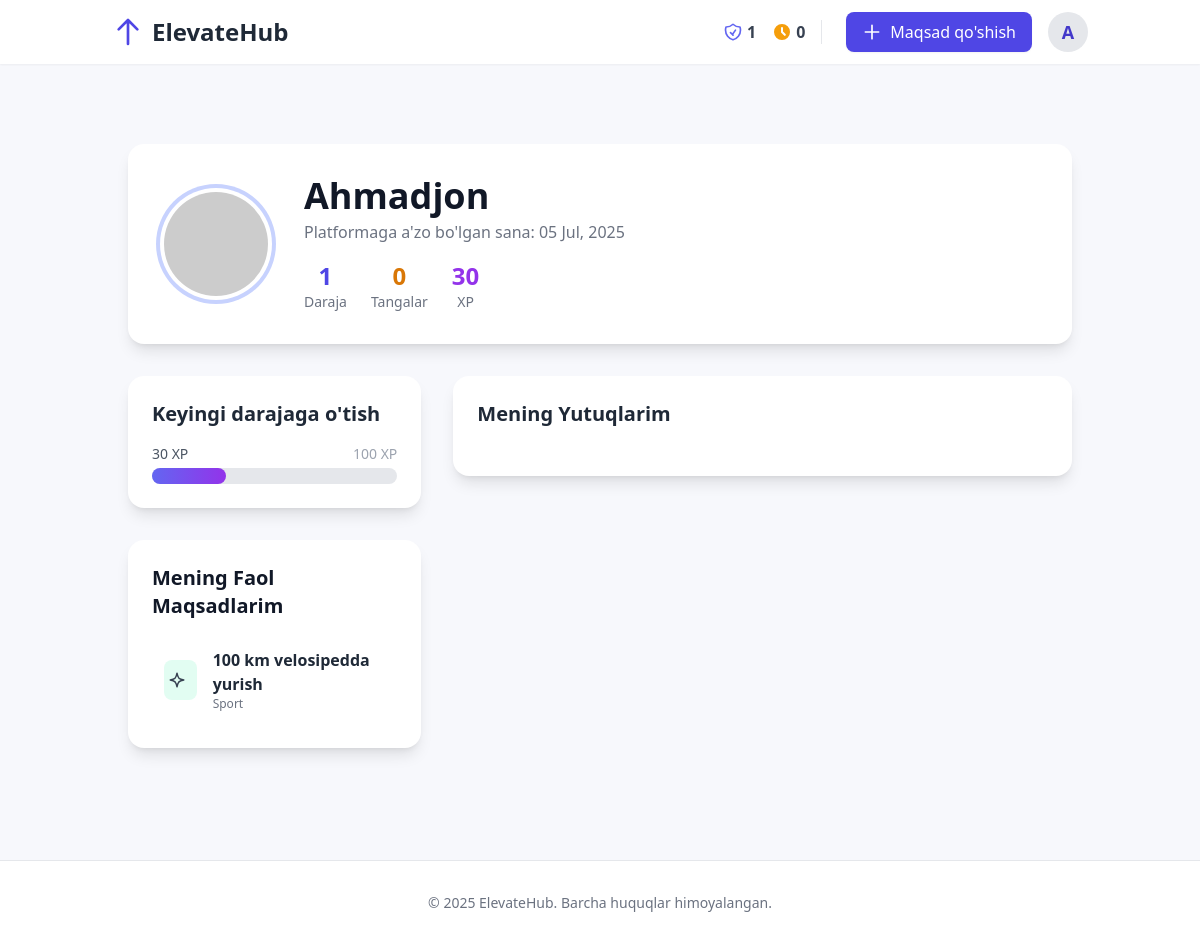
Screenshot of /profile/ (signed in) with the database file from the repository.
### users/models.py (models this page shows, shortened)
class CustomUser(AbstractUser):
    email = models.EmailField(unique=True, blank=False, null=False)
    class Meta:
        verbose_name = "User"
        verbose_name_plural = "Users"

class Profile(models.Model):
    user = models.OneToOneField(settings.AUTH_USER_MODEL, on_delete=models.CASCADE, related_name='profile')
    xp = models.IntegerField(default=0, verbose_name="Tajriba ballari (XP)")
    level = models.IntegerField(default=1, verbose_name="Daraja")
    coins = models.IntegerField(default=0, verbose_name="Tangalar")
    def level_up_xp_threshold(self):
        return self.level * 100

class Goal(models.Model):
    VISIBILITY_CHOICES = [("public", "Ommaviy"), ("private", "Shaxsiy")]
    DURATION_CHOICES = [(7, "7 kun"), (14, "14 kun"), (21, "21 kun"), (28, "28 kun")]
    title = models.CharField(max_length=200, verbose_name="Maqsad Nomi")
    description = models.TextField(verbose_name="Izoh")
    category = models.ForeignKey(
        GoalCategory,
        on_delete=models.SET_NULL,
        null=True,
        related_name="goals",
        verbose_name="Yo'nalishi",
    )
    sub_category = models.ForeignKey(
        SubCategory,
        on_delete=models.SET_NULL,
        null=True,
        blank=True,
        verbose_name="Ichki Yo'nalish",
    )
    duration = models.IntegerField(choices=DURATION_CHOICES, verbose_name="Davomiyligi")
    visibility = models.CharField(
        max_length=10,
        choices=VISIBILITY_CHOICES,
        default="public",
        verbose_name="Ko'rinishi",
    )
    phone_number = models.CharField(
        max_length=20, blank=True, verbose_name="Telefon Raqam"
    )
    telegram_username = models.CharField(
        max_length=100, blank=True, verbose_name="Telegram User"
    )
    created_by = models.ForeignKey(
        settings.AUTH_USER_MODEL, on_delete=models.CASCADE, related_name="created_goals"
    )
    created_at = models.DateTimeField(auto_now_add=True)
    subscribers = models.ManyToManyField(
        settings.AUTH_USER_MODEL, related_name="subscribed_goals", blank=True
    )
    def get_absolute_url(self):
        return reverse("goal_detail", kwargs={"pk": self.pk})

class GoalCategory(models.Model):
    name = models.CharField(max_length=100, unique=True, verbose_name="Nomi")
    slug = models.SlugField(max_length=120, unique=True, blank=True)
    color = models.CharField(max_length=20, default="#e0e7ff", verbose_name="Rangi")
    icon = models.CharField(max_length=50, blank=True, null=True, verbose_name="Ikona")
    class Meta:
        verbose_name = "Maqsad Yo'nalishi"
        verbose_name_plural = "Maqsad Yo'nalishlari"
        ordering = ["name"]

### users/views.py (the view)
# urls.py: path("profile/", views.ProfileDetailView.as_view(), name="profile_detail"),
class ProfileDetailView(LoginRequiredMixin, DetailView):
    model = User
    template_name = 'profile_detail.html'
    context_object_name = 'profile_user'
    def get_object(self):
        return self.request.user
    def get_context_data(self, **kwargs):
        context = super().get_context_data(**kwargs)
        user = self.get_object()
        context['all_achievements'] = Achievement.objects.all().order_by('title')
        earned_achievements = UserAchievement.objects.filter(user=user)
        context['user_achievements'] = {ua.achievement.slug: ua for ua in earned_achievements}
        my_goals = Goal.objects.filter(created_by=user)
        subscribed_goals = user.subscribed_goals.all()
        context['my_active_goals'] = (my_goals | subscribed_goals).distinct().order_by('-created_at')[:5]
        return context

### templates/profile_detail.html (shortened to what this page needs)
{% extends 'base.html' %}
{% load profile_tags %}
{% block content %}
<div class="container mx-auto py-12 px-4">
    <div class="bg-white p-8 rounded-2xl shadow-lg mb-8 flex flex-col sm:flex-row items-center">
        <img class="w-28 h-28 rounded-full mr-0 sm:mr-8 mb-4 sm:mb-0 ring-4 ring-indigo-200 p-1" src="https://i.pravatar.cc/150?u={{ profile_user.username }}" alt="{{ profile_user.username }}">
        <div class="flex-grow text-center sm:text-left">
            <h1 class="text-4xl font-extrabold text-gray-900">{{ profile_user.first_name|default:profile_user.username }}</h1>
            <p class="text-gray-500 mt-1">Platformaga a'zo bo'lgan sana: {{ profile_user.date_joined|date:"d M, Y" }}</p>
            <div class="flex items-center justify-center sm:justify-start space-x-6 mt-4">
                <div class="text-center">
                    <div class="text-2xl font-bold text-indigo-600">{{ profile_user.profile.level }}</div>
                    <div class="text-sm text-gray-500 font-medium">Daraja</div>
                </div>
                <div class="text-center">
                    <div class="text-2xl font-bold text-amber-600">{{ profile_user.profile.coins }}</div>
                    <div class="text-sm text-gray-500 font-medium">Tangalar</div>
                </div>
                <div class="text-center">
                    <div class="text-2xl font-bold text-purple-600">{{ profile_user.profile.xp }}</div>
                    <div class="text-sm text-gray-500 font-medium">XP</div>
                </div>
            </div>
        </div>
    </div>
    <div class="grid grid-cols-1 lg:grid-cols-3 gap-8 items-start">
        <div class="lg:col-span-1 space-y-8">
            <div class="bg-white p-6 rounded-2xl shadow-lg">
                <h2 class="text-xl font-bold text-gray-800 mb-4">Keyingi darajaga o'tish</h2>
                <div class="flex justify-between items-center mb-1 text-sm font-medium">
                    <span class="text-gray-600">{{ profile_user.profile.xp }} XP</span>
                    <span class="text-gray-400">{{ profile_user.profile.level_up_xp_threshold }} XP</span>
                </div>
                <div class="w-full bg-gray-200 rounded-full h-4">
                    <div id="xp-progress-bar" class="bg-gradient-to-r from-indigo-500 to-purple-600 h-4 rounded-full" style="width: {% widthratio profile_user.profile.xp profile_user.profile.level_up_xp_threshold 100 %}%"></div>
                </div>
            </div>
            <div class="bg-white rounded-2xl shadow-lg p-6">
                <h2 class="text-xl font-bold text-gray-900 mb-4">Mening Faol Maqsadlarim</h2>
                <ul class="space-y-2">
                    {% for goal in my_active_goals %}
                    <li class="my-goal-item p-3 rounded-lg">
                        <a href="{{ goal.get_absolute_url }}" class="flex items-center">
                            <div class="w-10 h-10 rounded-lg flex items-center justify-center mr-4" style="background-color: {{ goal.category.color|default:'#f0f4f8' }};">
                            </div>
                            <div>
                                <h4 class="font-semibold text-gray-800">{{ goal.title }}</h4>
                                <p class="text-xs text-gray-500">{{ goal.category.name }}</p>
                            </div>
                        </a>
                    </li>
                    {% empty %}
                    <div class="text-center py-6">
                        <p class="text-gray-500 text-sm">Sizda faol maqsadlar yo'q.</p>
                        <a href="{% url 'home' %}" class="mt-3 inline-block text-sm font-semibold text-indigo-600 hover:text-indigo-500">Kategoriyalarni ko'rish</a>
                    </div>
                    {% endfor %}
                </ul>
            </div>
        </div>
        <div class="lg:col-span-2 bg-white p-6 rounded-2xl shadow-lg">
            <h2 class="text-xl font-bold text-gray-800 mb-6">Mening Yutuqlarim</h2>
        </div>
    </div>
</div>
{% endblock %}

### templates/base.html (shortened to what this page needs)
{% load static %}
<!DOCTYPE html>
<html lang="en">
  <head>
    <script src="https://cdn.tailwindcss.com"></script>
  </head>
  <body class="font-sans">
    <header class="bg-white/95 backdrop-blur-sm sticky top-0 z-50 shadow-sm">
      <nav class="container mx-auto px-6 py-3">
        <div class="flex justify-between items-center">
          <a href="{% url 'home' %}" class="flex items-center space-x-2 text-2xl font-bold text-gray-800">
            <svg class="w-8 h-8 text-indigo-600" fill="none" stroke="currentColor" viewBox="0 0 24 24" xmlns="http://www.w3.org/2000/svg">
              <path stroke-linecap="round" stroke-linejoin="round" stroke-width="2" d="M5 10l7-7m0 0l7 7m-7-7v18"></path>
            </svg>
            <span>ElevateHub</span>
          </a>
          <div class="flex items-center space-x-4">
            {% if user.is_authenticated %}
              <div class="hidden sm:flex items-center space-x-4 border-r pr-4 mr-2">
                <div class="flex items-center" title="Daraja">
                  <span class="ml-1 font-bold text-gray-700">{{ user.profile.level }}</span>
                </div>
                <div class="flex items-center" title="Tangalar">
                  <svg class="w-5 h-5 text-amber-500" fill="currentColor" viewBox="0 0 20 20">
                    <path fill-rule="evenodd" d="M10 18a8 8 0 100-16 8 8 0 000 16zm1-12a1 1 0 10-2 0v4a1 1 0 00.293.707l2.828 2.829a1 1 0 101.414-1.415L11 9.586V6z" clip-rule="evenodd"></path>
                  </svg>
                  <span class="ml-1 font-bold text-gray-700">{{ user.profile.coins }}</span>
                </div>
              </div>
              <a href="{% url 'goal_create' %}" class="hidden sm:flex items-center space-x-2 bg-indigo-600 text-white px-4 py-2 rounded-lg hover:bg-indigo-700 shadow-sm transition-transform duration-300 hover:scale-105">
                <svg class="w-5 h-5" fill="none" stroke="currentColor" viewBox="0 0 24 24">
                  <path stroke-linecap="round" stroke-linejoin="round" stroke-width="2" d="M12 4v16m8-8H4"></path>
                </svg>
                <span>Maqsad qo'shish</span>
              </a>
              <div class="relative">
                <button id="profileDropdownBtn" class="flex items-center focus:outline-none"><span class="w-10 h-10 bg-gray-200 rounded-full flex items-center justify-center text-indigo-700 font-bold text-lg">{{ user.username|first|upper }}</span></button>
              </div>
            {% endif %}
          </div>
        </div>
      </nav>
    </header>
    <main class="container mx-auto mt-8 px-6">
      {% block content %}{% endblock %}
    </main>
    <footer class="mt-16 py-8 bg-white border-t border-gray-200">
      <div class="container mx-auto text-center text-gray-500 text-sm">
        <p>
          &copy; {% now 'Y' %} ElevateHub. Barcha huquqlar himoyalangan.
        </p>
      </div>
    </footer>
  </body>
</html>

### templates/base.html (style rules this page uses)
body { background-color: #f7f8fc; }

### templates/profile_detail.html (style rules this page uses)
#xp-progress-bar { transition: width 0.5s ease-in-out; }

### rows the page displays
CustomUser: profile.level "1", profile.coins "0", username|first "A", first_name "Ahmadjon", date_joined "05 Jul, 2025", profile.xp "30", profile.level_up_xp_threshold "100"
Goal: title "100 km velosipedda yurish", category.name "Sport"
